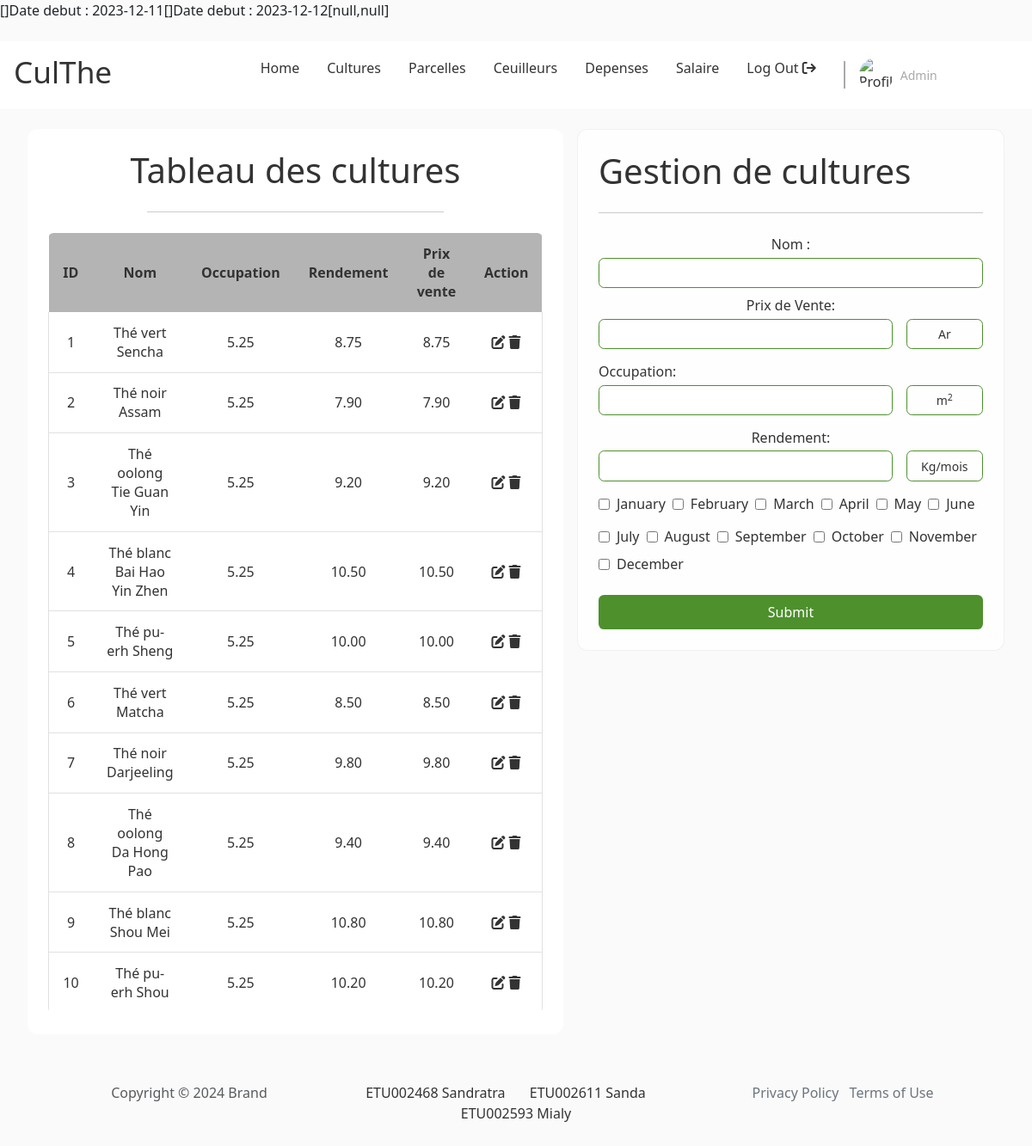
Page /pages/admin/main.php?page=the on the committed database.
### tables this page shows
CREATE TABLE culthe_variete_the(
    id INT PRIMARY KEY AUTO_INCREMENT,
    nom VARCHAR(50) NOT NULL,
    occupation DECIMAL(10,2) NOT NULL,
    rendement DECIMAL(10,2) NOT NULL,
    CHECK(occupation > 0 AND rendement > 0)
);

### inc/functions.php (called while the page is built, shortened)
<?php
    require("connexion.php");
    require("admin/function_variete_the.php");
    require("admin/function_cueilleur.php");
    get_list_paiement_cueilleur('2023-12-10','2023-12-11');
?>

### inc/connexion.php (called while the page is built)
<?php
    function dbconnect(){
        static $connect = null;
        if ($connect===null) {
            $connect = mysqli_connect('localhost','root','','culthe');
        }
        return $connect;
    }

### inc/admin/function_variete_the.php (called while the page is built, shortened)
<?php
    function get_all_variete_the(){
        $request = "SELECT * FROM culthe_variete_the";
        $temp = mysqli_query(dbconnect(),$request);
        $result = [];
        while($donne = mysqli_fetch_array($temp)){
            $result[] = $donne;
        }
        return $result;
    }
?>

### pages/admin/the.php (the view, shortened to what this page needs)
<?php
    $list_variete_the = get_all_variete_the();
    $months = array("January", "February", "March", "April", "May", "June", "July", "August", "September", "October", "November", "December");
?>
<div class="body double-col">
        <section class="left">
            <h1 class="section__title">Tableau des cultures</h1>
            <hr class="section__sep">
            <div class="section__content">
                <table id="table">
                    <tr>
                        <th class="id number">ID</th>
                        <th class="name">Nom</th>
                        <th class="occupation">Occupation</th>
                        <th class="rendement">Rendement</th>
                        <th class="rendement">Prix de vente</th>
                        <th>Action</th>
                    </tr>
                    <?php for($i=0; $i<count($list_variete_the); $i++){ ?>
                    <tr>
                        <td class="id number"><?php echo($list_variete_the[$i]['id']); ?></td>
                        <td class="surface"><?php echo($list_variete_the[$i]['nom']); ?></td>
                        <td class="name"><?php echo($list_variete_the[$i]['occupation']); ?></td>
                        <td class="rendement"><?php echo($list_variete_the[$i]['rendement']); ?></td>
                        <td class="rendement"><?php echo($list_variete_the[$i]['rendement']); ?></td>
                        <td>
                            <a href="#" class="edit-btn"><i class="fa fa-edit"></i></a>
                            <a href="#" class="delete-btn"><i class="fa fa-trash"></i></a>
                        </td>
                    </tr>
                <?php } ?>
                </table>
            </div>
        </section>
        <section class="right">
            <form action="../../handler/admin/the_handler.php" method="post" id="login-form" class="form">
                <h1 class="form__title">Gestion de cultures</h1>
                <hr class="form__sep">
                <div class="form__content">
                    <div class="form__input horizontal">
                        <div class="form__input vertical">
                            <label for="nom" class="form__label">Nom : </label>
                            <div>
                                <input type="text" name="nom" id="nom" class="form__input-field" />
                            </div>
                        </div>
                        <div class="form__input vertical">
                                <label for="prix_vente" class="form__label">Prix de Vente:</label>
                                <div>
                                    <input type="number" name="prix_vente" id="prix_vente" class="form__input-field" />
                                    <span class="form__input-field unit">Ar</span>
                                </div>
                        </div>
                    </div>
                    <div class="form__input vertical">
                        <label for="occupation" class="form__label">Occupation:</label>
                        <div>
                            <input type="number" name="occupation" id="occupation" class="form__input-field" />
                            <span class="form__input-field unit">m<sup>2</sup></span>
                        </div>
                    </div>
                    <div class="form__input horizontal">
                        <div class="form__input vertical">
                            <label for="rendement" class="form__label">Rendement:</label>
                            <div>
                                <input type="number" name="rendement" id="rendement" class="form__input-field" />
                                <span class="form__input-field unit">Kg/mois</span>
                            </div>
                        </div>
                    </div>
                    <div class="form__input horizontal">
                        <?php for($i = 0; $i < 6; $i++){ ?>
                            <input type="checkbox" name="<?php echo strtolower($months[$i]); ?>" id="<?php echo strtolower($months[$i]); ?>" class="form__input-field" />
                            <label for="<?php echo strtolower($months[$i]); ?>" class="form__label"><?php echo $months[$i] ?></label>
                        <?php } ?>
                    </div>
                    <div class="form__input horizontal">
                        <?php for($i = 6; $i < 12; $i++){ ?>
                            <input type="checkbox" name="<?php echo strtolower($months[$i]); ?>" id="<?php echo strtolower($months[$i]); ?>" class="form__input-field" />
                            <label for="<?php echo strtolower($months[$i]); ?>" class="form__label"><?php echo $months[$i]; ?></label>
                        <?php } ?>
                    </div>
                </div>
                <button type="submit" class="form__submit btn" id="form__submit-btn">Submit</button>
            </form>
        </section>
    </div>

### inc/admin/function_cueilleur.php (shortened to what this page needs)
<?php
    function get_paiement_cueilleur($date){
        $request = "SELECT * FROM v_culthe_paiement_cueilleur WHERE date_cueillette='%s'";
        $request = sprintf($request,$date);
        $temp = mysqli_query(dbconnect(),$request);
        $result = [];
        return $result;
    }
    function get_total_paiement_cueilleur($date){
        $list = get_paiement_cueilleur($date);
        $result = array();
        for($i=0; $i<count($list); $i++){
            $temp = array(
                "date" => $list[$i]['date_cueillette'],
                "nom" => $list[$i]['nom'],
                "bonus" => $list[$i]['bonus'],
                "malus" => $list[$i]['malus'],
                "poids_minimal" => $list[$i]['poids_minimal'],
                "poids_cueilli" => $list[$i]['poids_cueilli'],
                "montant" => $list[$i]['montant']
            );
            $result[] = $temp;
        }
        echo json_encode($result);
    }
    function get_list_paiement_cueilleur($date_debut,$date_fin){
        $list = array();
        while($date_debut <= $date_fin){
            $list[] = get_total_paiement_cueilleur($date_debut);
            $date_debut = date('Y-m-d',strtotime($date_debut.'+ 1 days'));
            echo "Date debut : ".$date_debut;
        }
        echo json_encode($list);
    }
?>

### pages/admin/main.php (shortened to what this page needs)
<?php
    require("../../inc/functions.php");
    $include = "default.php";
    if(isset($_GET["page"])){
        $include = "../admin/" . $_GET["page"] . ".php";
    }
?>
<!DOCTYPE html>
<html lang="en">
<head>
    <link rel="stylesheet" href="../../assets/lib/bootstrap-5.3.2-dist/css/bootstrap.min.css">
    <link rel="stylesheet" href="../../assets/lib/fontawesome-free-6.4.2-web/css/fontawesome.css">
    <link rel="stylesheet" href="../../assets/lib/fontawesome-free-6.4.2-web/css/all.css">
    <link rel="stylesheet" href="../../assets/css/style.css">
    <link rel="stylesheet" href="../../assets/css/index.css">
    <link rel="stylesheet" href="../../assets/css/form.css">
    <link rel="stylesheet" href="../../assets/css/home.css">
    <link rel="stylesheet" href="../../assets/css/layout.css">
</head>
<body>
    <?php include("../admin/header.php"); ?>
    <?php if(isset($include)) {?>
    <?php include("../admin/" . $include); ?>
    <?php }else{ ?>
        <?php include("../admin/default.php"); ?>
    <?php } ?>
    <?php include("../shared/footer.php"); ?>
</body>
</html>

### pages/admin/header.php (shortened to what this page needs)
<header id="main-header">
        <h1 class="header__logo"><a href="main.php?page=default">CulThe</a></h1>
        <div>
            <nav class="header__nav nav">
                <ul>
                    <li class="nav__item"><a href="main.php?page=default">Home</a></li>
                    <li class="nav__item"><a href="main.php?page=the">Cultures</a></li>
                    <li class="nav__item"><a href="main.php?page=parcelle">Parcelles</a></li>
                    <li class="nav__item"><a href="main.php?page=cueilleur">Ceuilleurs</a></li>
                    <li class="nav__item"><a href="main.php?page=depense">Depenses</a></li>
                    <li class="nav__item"><a href="main.php?page=salaire">Salaire</a></li>
                    <li class="nav__item"><a href="../../handler/admin/logOut.php">Log Out <i class="fa fa-sign-out"></i></a></li>
                </ul>
            </nav>
            <span class="vertical-sep"></span>
            <div class="header__profile profile">
                <div class="profile__img">
                    <img src="../assets/img/tea_breeze.jpg" alt="Profile image">
                </div>
                <div class="profile__details">
                    <span class="profile__status">Admin</span>
                </div>
            </div>
        </div>
    </header>

### pages/shared/footer.php
<footer class="text-center py-4">
    <div class="container">
        <div class="row row-cols-1 row-cols-lg-3">
            <div class="col">
                <p class="text-muted my-2">Copyright © 2024 Brand</p>
            </div>
            <div class="col">
                <ul class="list-inline my-2">
                    <li class="list-inline-item me-4">ETU002468 Sandratra</li>
                    <li class="list-inline-item me-4">ETU002611 Sanda</li>
                    <li class="list-inline-item">ETU002593 Mialy</li>
                </ul>
            </div>
            <div class="col">
                <ul class="list-inline my-2">
                    <li class="list-inline-item"><a class="link-secondary" href="#">Privacy Policy</a></li>
                    <li class="list-inline-item"><a class="link-secondary" href="#">Terms of Use</a></li>
                </ul>
            </div>
        </div>
    </div>
</footer>

### assets/css/index.css (style rules this page uses)
:root { --primary: white; --secondary: lightgray; --accent: #4d902c; --text--main: #333333; --text--muted: darkgray; --text--100: .875rem; --text--300: 1rem; --text--500: 2.2rem; --border--soft: .4rem; --bg: rgb(250,250, 250); font-size: 1em; box-sizing: border-box; }
*, *::before, *::after { box-sizing: inherit; margin: 0; padding: 0; color: var(--text--main); text-decoration: none; }
html { color: var(--text--main); font-family: system-ui, -apple-system, BlinkMacSystemFont, 'Segoe UI', Roboto, Oxygen, Ubuntu, Cantarell, 'Open Sans', 'Helvetica Neue', sans-serif; }
body { min-height: 100vh; }
body>*+* { margin-top: 1.5rem; }
.btn { padding: .5rem 1rem; border: none; border-radius: var(--border--soft); background-color: var(--accent); }

### assets/css/form.css (style rules this page uses)
.form { padding: 1.5rem; border-radius: var(--border--soft); backdrop-filter: blur(10px) saturate(180%); -webkit-backdrop-filter: blur(10px) saturate(180%); background-color: rgba(255, 255, 255, 0.7); border-radius: 12px; border: 1px solid rgba(209, 213, 219, 0.3); }
.form>*+* { margin-top: 1.5rem; }
.form__title { margin: 0; }
.form__content>*+* { margin-top: .875rem; }
.form__input.vertical { display: flex; flex-direction: column; gap: .2rem; width: 100%; }
.form__input.horizontal { display: flex; align-items: center; gap: .5rem; flex-wrap: wrap; max-width: 100%; }
.form__input > div { display: flex; align-items: center; gap: 1rem; width: 100%; }
.form__input > div > * { flex-grow: 1; }
.form__input > div > .unit { flex-grow: 0; flex-basis: 20%; text-align: center; }
.form__input-field { padding: .4rem .8rem; border: 1px solid var(--accent); border-radius: var(--border--soft); font-size: var(--text--100); }
.form__submit { display: block; width: 100%; color: white; }

### assets/css/home.css (style rules this page uses)
body { background-color: var(--bg); }
#main-header { display: flex; align-items: center; justify-content: space-between; padding-left: 1rem; padding-right: 1rem; background-color: white; }
#main-header > div { display: flex; align-items: center; gap: 1rem; }
.header__logo { font-size: var(--text--500); }
.nav ul { display: flex; align-items: center; }
.nav__item { list-style-type: none; }
.nav__item a { display: inline-block; padding: 1.2rem 1rem; }
.vertical-sep { height: 2rem; border-left: 2px solid var(--text--muted); }
.profile { display: flex; align-items: center; justify-content: flex-start; gap: 0.5rem; }
.profile__img { overflow: hidden; aspect-ratio: 1 / 1; width: 2.5rem; border-radius: 50%; object-fit: cover; }
.profile__details { display: flex; flex-direction: column; }
.profile__status { color: var(--text--muted); font-size: var(--text--100); }

### assets/css/layout.css (style rules this page uses)
.body { margin-left: 2rem; margin-right: 2rem; }
.double-col { display: flex; gap: 1rem; }
.double-col>*>*+* { margin-top: 1.5rem; }
.double-col .left { flex-basis: 65%; }
.double-col .right { flex-grow: 1; }
.left { padding: 1.5rem; border-radius: 12px; background-color: white; }
.left .section__title { text-align: center; }
.left .section__sep { width: 60%; margin-left: auto; margin-right: auto; }
.left table { overflow: hidden; border-spacing: 0; width: 100%; margin: auto auto; border-radius: var(--border--soft); border-bottom: 1px solid rgb(225, 225, 225); }
.left th, .left td { padding: .8rem 1rem; text-align: center; }
.left th { background-color: rgb(180, 180, 180); }
.left td:first-child { border-left: 1px solid rgb(225, 225, 225); }
.left td:last-child { border-right: 1px solid rgb(225, 225, 225); }
.left tr:last-child td, .left tr:not(:first-child) td { border-bottom: 1px solid rgb(225, 225, 225); }
.left .id { width: 15%; text-align: center; }
.left .occupation, .left .rendement { width: 30%; text-align: center; }
.left .name, .left .date { text-align: center; }

### rows in the picture
culthe_variete_the: id "1", nom "Thé vert Sencha", occupation "5.25", rendement "8.75"
culthe_variete_the: id "2", nom "Thé noir Assam", occupation "5.25", rendement "7.90"
culthe_variete_the: id "3", nom "Thé oolong Tie Guan Yin", occupation "5.25", rendement "9.20"
culthe_variete_the: id "4", nom "Thé blanc Bai Hao Yin Zhen", occupation "5.25", rendement "10.50"
culthe_variete_the: id "5", nom "Thé pu-erh Sheng", occupation "5.25", rendement "10.00"
culthe_variete_the: id "6", nom "Thé vert Matcha", occupation "5.25", rendement "8.50"
culthe_variete_the: id "7", nom "Thé noir Darjeeling", occupation "5.25", rendement "9.80"
culthe_variete_the: id "8", nom "Thé oolong Da Hong Pao", occupation "5.25", rendement "9.40"
culthe_variete_the: id "9", nom "Thé blanc Shou Mei", occupation "5.25", rendement "10.80"
culthe_variete_the: id "10", nom "Thé pu-erh Shou", occupation "5.25", rendement "10.20"

### other values in the picture
$date_debut "2023-12-11"
$date_debut "2023-12-12"
json_encode($list) "[null,null]"
$months[$i] "January"
$months[$i] "February"
$months[$i] "March"
$months[$i] "April"
$months[$i] "May"
$months[$i] "June"
$months[$i] "July"
$months[$i] "August"
$months[$i] "September"
$months[$i] "October"
$months[$i] "November"
$months[$i] "December"
